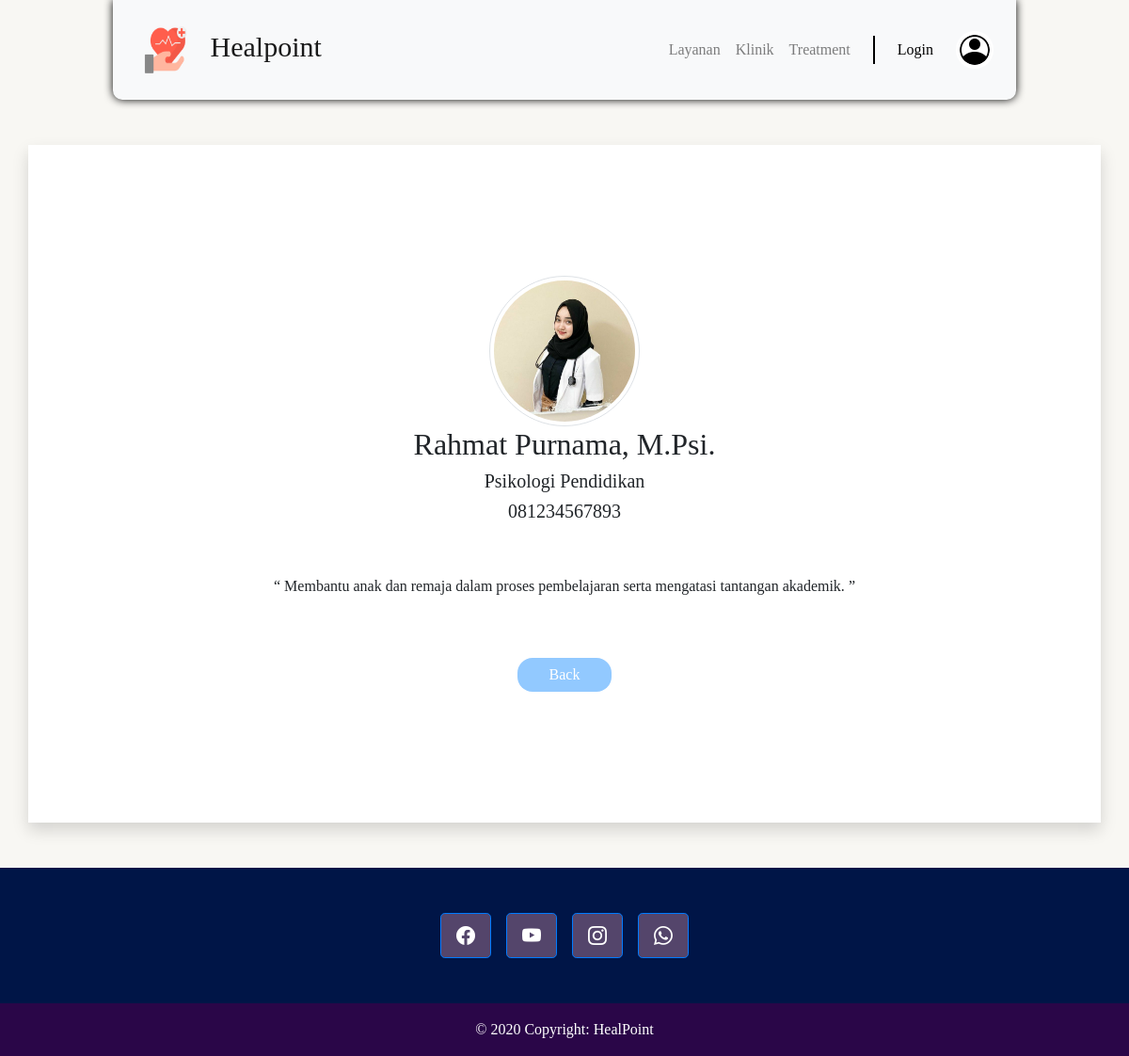
The app's page /lihatprofile.php?id=4 with its own data.
### tables this page shows
CREATE TABLE `psychologists` (
  `id` int(11) NOT NULL,
  `name` varchar(255) DEFAULT NULL,
  `specialization` varchar(255) DEFAULT NULL,
  `bio` text DEFAULT NULL,
  `contact` varchar(20) DEFAULT NULL
);

### lihatprofile.php (the view, shortened to what this page needs)
<?php
    include './inc/inc_header.php';
    require_once "./inc/inc_connection.php";
    if (isset($_GET['id'])) {
        $id = intval($_GET['id']);
        $sql = "SELECT id, name, specialization, bio, contact,
                       (SELECT image_path FROM psychologist_images WHERE psychologist_id = psychologists.id LIMIT 1) as image_path
                FROM psychologists
                WHERE id = ?";
        $stmt = $koneksi->prepare($sql);
        $stmt->bind_param("i", $id);
        $stmt->execute();
        $result = $stmt->get_result();
        if ($result->num_rows > 0) {
            $row = $result->fetch_assoc();
            $name = htmlspecialchars($row['name']);
            $specialization = htmlspecialchars($row['specialization']);
            $bio = htmlspecialchars($row['bio']);
            $contact = htmlspecialchars($row['contact']);
            $imagePath = $row['image_path'] ? htmlspecialchars($row['image_path']) : 'https://via.placeholder.com/150';
        } else {
            echo "<p class='text-center'>Psikolog tidak ditemukan.</p>";
            exit;
        }
    } else {
        echo "<p class='text-center'>ID Psikolog tidak ditemukan.</p>";
        exit;
    }
?>
    <section>
        <div class="container-fluid my-5" style=" display: flex; align-items: center;">
            <div class="container container-profile bg-white border-rounded shadow">
                <img src="<?php echo $imagePath; ?>" class="img-thumbnail picture-view" alt="Psikolog Image">
                <h2 class="psikologis-name">
                <?php echo $name; ?>
                </h2>
                <h5 class="specialization">
                 <?php echo $specialization; ?>
                </h5>
                <h5 class="contact">
                <?php echo $contact; ?>
                </h5>
                 <div class=" my-5 bg-white">
                    <q class="bio">
                    <?php echo $bio; ?>
                    </q>
                </div>
                <div class="contact-person mt-3">
                    <a href="klinikpage.php" class="btn btn-primary" style="background-color:#92C9FF; width:100px; border:none; border-radius: 16px;">Back</a>
                </div>
            </div>
        </div>
    </section>
<?php
    include './inc/inc_footer.php';
?>

### style.css (style rules this page uses)
*, html { font-family: Poppins; }
body { background-color: #F8F7F3; font-family: "Inria Sans", serif; overflow: -moz-scrollbars-none; -ms-overflow-style: none; scrollbar-width: none; }
.container-profile { min-height: 90vh; display: flex; justify-content: center; align-items: center; flex-direction: column; }
.picture-view { width: 10rem; height: 10rem; object-fit: cover; border-radius: 50%; }

### records on screen
psychologists: name "Rahmat Purnama, M.Psi.", specialization "Psikologi Pendidikan", contact "081234567893", bio "Membantu anak dan remaja dalam proses pembelajaran serta mengatasi tantangan akademik."
